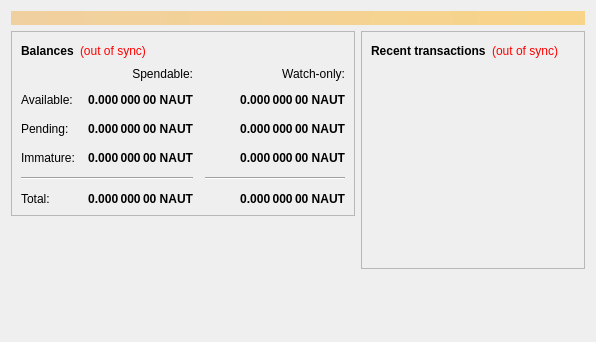
<?xml version="1.0" encoding="UTF-8"?>
<ui version="4.0">
 <class>OverviewPage</class>
 <widget class="QWidget" name="OverviewPage">
  <property name="geometry">
   <rect>
    <x>0</x>
    <y>0</y>
    <width>596</width>
    <height>342</height>
   </rect>
  </property>
  <property name="windowTitle">
   <string>Form</string>
  </property>
  <layout class="QVBoxLayout" name="topLayout">
   <item>
    <widget class="QLabel" name="labelAlerts">
     <property name="visible">
      <bool>false</bool>
     </property>
     <property name="styleSheet">
      <string notr="true">background-color: qlineargradient(x1: 0, y1: 0, x2: 1, y2: 0, stop:0 #F0D0A0, stop:1 #F8D488); color:#000000;</string>
     </property>
     <property name="wordWrap">
      <bool>true</bool>
     </property>
     <property name="margin">
      <number>3</number>
     </property>
    </widget>
   </item>
   <item>
    <layout class="QHBoxLayout" name="horizontalLayout" stretch="1,1">
     <item>
      <layout class="QVBoxLayout" name="verticalLayout_2">
       <item>
        <widget class="QFrame" name="frame">
         <property name="frameShape">
          <enum>QFrame::StyledPanel</enum>
         </property>
         <property name="frameShadow">
          <enum>QFrame::Raised</enum>
         </property>
         <layout class="QVBoxLayout" name="verticalLayout_4">
          <item>
           <layout class="QHBoxLayout" name="horizontalLayout_4">
            <item>
             <widget class="QLabel" name="label_5">
              <property name="font">
               <font>
                <weight>75</weight>
                <bold>true</bold>
               </font>
              </property>
              <property name="text">
               <string>Balances</string>
              </property>
             </widget>
            </item>
            <item>
             <widget class="QLabel" name="labelWalletStatus">
              <property name="cursor">
               <cursorShape>WhatsThisCursor</cursorShape>
              </property>
              <property name="toolTip">
               <string>The displayed information may be out of date. Your wallet automatically synchronizes with the Nautiluscoin network after a connection is established, but this process has not completed yet.</string>
              </property>
              <property name="styleSheet">
               <string notr="true">QLabel { color: red; }</string>
              </property>
              <property name="text">
               <string notr="true">(out of sync)</string>
              </property>
              <property name="alignment">
               <set>Qt::AlignLeading|Qt::AlignLeft|Qt::AlignVCenter</set>
              </property>
             </widget>
            </item>
            <item>
             <spacer name="horizontalSpacer_3">
              <property name="orientation">
               <enum>Qt::Horizontal</enum>
              </property>
              <property name="sizeHint" stdset="0">
               <size>
                <width>40</width>
                <height>20</height>
               </size>
              </property>
             </spacer>
            </item>
           </layout>
          </item>
          <item>
           <layout class="QGridLayout" name="gridLayout">
            <property name="spacing">
             <number>12</number>
            </property>
            <item row="2" column="2">
             <widget class="QLabel" name="labelWatchPending">
              <property name="font">
               <font>
                <weight>75</weight>
                <bold>true</bold>
               </font>
              </property>
              <property name="cursor">
               <cursorShape>IBeamCursor</cursorShape>
              </property>
              <property name="toolTip">
               <string>Unconfirmed transactions to watch-only addresses</string>
              </property>
              <property name="text">
               <string notr="true">0.000 000 00 NAUT</string>
              </property>
              <property name="alignment">
               <set>Qt::AlignRight|Qt::AlignTrailing|Qt::AlignVCenter</set>
              </property>
              <property name="textInteractionFlags">
               <set>Qt::LinksAccessibleByMouse|Qt::TextSelectableByKeyboard|Qt::TextSelectableByMouse</set>
              </property>
             </widget>
            </item>
            <item row="2" column="1">
             <widget class="QLabel" name="labelUnconfirmed">
              <property name="font">
               <font>
                <weight>75</weight>
                <bold>true</bold>
               </font>
              </property>
              <property name="cursor">
               <cursorShape>IBeamCursor</cursorShape>
              </property>
              <property name="toolTip">
               <string>Total of transactions that have yet to be confirmed, and do not yet count toward the spendable balance</string>
              </property>
              <property name="text">
               <string notr="true">0.000 000 00 NAUT</string>
              </property>
              <property name="alignment">
               <set>Qt::AlignRight|Qt::AlignTrailing|Qt::AlignVCenter</set>
              </property>
              <property name="textInteractionFlags">
               <set>Qt::LinksAccessibleByMouse|Qt::TextSelectableByKeyboard|Qt::TextSelectableByMouse</set>
              </property>
             </widget>
            </item>
            <item row="3" column="2">
             <widget class="QLabel" name="labelWatchImmature">
              <property name="font">
               <font>
                <weight>75</weight>
                <bold>true</bold>
               </font>
              </property>
              <property name="cursor">
               <cursorShape>IBeamCursor</cursorShape>
              </property>
              <property name="toolTip">
               <string>Mined balance in watch-only addresses that has not yet matured</string>
              </property>
              <property name="text">
               <string notr="true">0.000 000 00 NAUT</string>
              </property>
              <property name="alignment">
               <set>Qt::AlignRight|Qt::AlignTrailing|Qt::AlignVCenter</set>
              </property>
              <property name="textInteractionFlags">
               <set>Qt::LinksAccessibleByMouse|Qt::TextSelectableByKeyboard|Qt::TextSelectableByMouse</set>
              </property>
             </widget>
            </item>
            <item row="4" column="0" colspan="2">
             <widget class="Line" name="line">
              <property name="orientation">
               <enum>Qt::Horizontal</enum>
              </property>
             </widget>
            </item>
            <item row="4" column="2">
             <widget class="Line" name="lineWatchBalance">
              <property name="sizePolicy">
               <sizepolicy hsizetype="Preferred" vsizetype="Fixed">
                <horstretch>0</horstretch>
                <verstretch>0</verstretch>
               </sizepolicy>
              </property>
              <property name="minimumSize">
               <size>
                <width>140</width>
                <height>0</height>
               </size>
              </property>
              <property name="orientation">
               <enum>Qt::Horizontal</enum>
              </property>
             </widget>
            </item>
            <item row="5" column="0">
             <widget class="QLabel" name="labelTotalText">
              <property name="text">
               <string>Total:</string>
              </property>
             </widget>
            </item>
            <item row="3" column="1">
             <widget class="QLabel" name="labelImmature">
              <property name="font">
               <font>
                <weight>75</weight>
                <bold>true</bold>
               </font>
              </property>
              <property name="cursor">
               <cursorShape>IBeamCursor</cursorShape>
              </property>
              <property name="toolTip">
               <string>Mined balance that has not yet matured</string>
              </property>
              <property name="text">
               <string notr="true">0.000 000 00 NAUT</string>
              </property>
              <property name="alignment">
               <set>Qt::AlignRight|Qt::AlignTrailing|Qt::AlignVCenter</set>
              </property>
              <property name="textInteractionFlags">
               <set>Qt::LinksAccessibleByMouse|Qt::TextSelectableByKeyboard|Qt::TextSelectableByMouse</set>
              </property>
             </widget>
            </item>
            <item row="2" column="3">
             <spacer name="horizontalSpacer_2">
              <property name="orientation">
               <enum>Qt::Horizontal</enum>
              </property>
              <property name="sizeHint" stdset="0">
               <size>
                <width>40</width>
                <height>20</height>
               </size>
              </property>
             </spacer>
            </item>
            <item row="3" column="0">
             <widget class="QLabel" name="labelImmatureText">
              <property name="text">
               <string>Immature:</string>
              </property>
             </widget>
            </item>
            <item row="5" column="1">
             <widget class="QLabel" name="labelTotal">
              <property name="font">
               <font>
                <weight>75</weight>
                <bold>true</bold>
               </font>
              </property>
              <property name="cursor">
               <cursorShape>IBeamCursor</cursorShape>
              </property>
              <property name="toolTip">
               <string>Your current total balance</string>
              </property>
              <property name="text">
               <string notr="true">0.000 000 00 NAUT</string>
              </property>
              <property name="alignment">
               <set>Qt::AlignRight|Qt::AlignTrailing|Qt::AlignVCenter</set>
              </property>
              <property name="textInteractionFlags">
               <set>Qt::LinksAccessibleByMouse|Qt::TextSelectableByKeyboard|Qt::TextSelectableByMouse</set>
              </property>
             </widget>
            </item>
            <item row="5" column="2">
             <widget class="QLabel" name="labelWatchTotal">
              <property name="font">
               <font>
                <weight>75</weight>
                <bold>true</bold>
               </font>
              </property>
              <property name="cursor">
               <cursorShape>IBeamCursor</cursorShape>
              </property>
              <property name="toolTip">
               <string>Current total balance in watch-only addresses</string>
              </property>
              <property name="text">
               <string notr="true">0.000 000 00 NAUT</string>
              </property>
              <property name="alignment">
               <set>Qt::AlignRight|Qt::AlignTrailing|Qt::AlignVCenter</set>
              </property>
              <property name="textInteractionFlags">
               <set>Qt::LinksAccessibleByMouse|Qt::TextSelectableByKeyboard|Qt::TextSelectableByMouse</set>
              </property>
             </widget>
            </item>
            <item row="0" column="2">
             <widget class="QLabel" name="labelWatchonly">
              <property name="text">
               <string>Watch-only:</string>
              </property>
              <property name="alignment">
               <set>Qt::AlignRight|Qt::AlignTrailing|Qt::AlignVCenter</set>
              </property>
             </widget>
            </item>
            <item row="1" column="0">
             <widget class="QLabel" name="labelBalanceText">
              <property name="text">
               <string>Available:</string>
              </property>
             </widget>
            </item>
            <item row="1" column="1">
             <widget class="QLabel" name="labelBalance">
              <property name="font">
               <font>
                <weight>75</weight>
                <bold>true</bold>
               </font>
              </property>
              <property name="cursor">
               <cursorShape>IBeamCursor</cursorShape>
              </property>
              <property name="toolTip">
               <string>Your current spendable balance</string>
              </property>
              <property name="text">
               <string notr="true">0.000 000 00 NAUT</string>
              </property>
              <property name="alignment">
               <set>Qt::AlignRight|Qt::AlignTrailing|Qt::AlignVCenter</set>
              </property>
              <property name="textInteractionFlags">
               <set>Qt::LinksAccessibleByMouse|Qt::TextSelectableByKeyboard|Qt::TextSelectableByMouse</set>
              </property>
             </widget>
            </item>
            <item row="1" column="2">
             <widget class="QLabel" name="labelWatchAvailable">
              <property name="font">
               <font>
                <weight>75</weight>
                <bold>true</bold>
               </font>
              </property>
              <property name="cursor">
               <cursorShape>IBeamCursor</cursorShape>
              </property>
              <property name="toolTip">
               <string>Your current balance in watch-only addresses</string>
              </property>
              <property name="text">
               <string notr="true">0.000 000 00 NAUT</string>
              </property>
              <property name="alignment">
               <set>Qt::AlignRight|Qt::AlignTrailing|Qt::AlignVCenter</set>
              </property>
              <property name="textInteractionFlags">
               <set>Qt::LinksAccessibleByMouse|Qt::TextSelectableByKeyboard|Qt::TextSelectableByMouse</set>
              </property>
             </widget>
            </item>
            <item row="2" column="0">
             <widget class="QLabel" name="labelPendingText">
              <property name="text">
               <string>Pending:</string>
              </property>
             </widget>
            </item>
            <item row="0" column="1">
             <widget class="QLabel" name="labelSpendable">
              <property name="text">
               <string>Spendable:</string>
              </property>
              <property name="alignment">
               <set>Qt::AlignRight|Qt::AlignTrailing|Qt::AlignVCenter</set>
              </property>
             </widget>
            </item>
           </layout>
          </item>
         </layout>
        </widget>
       </item>
       <item>
        <spacer name="verticalSpacer">
         <property name="orientation">
          <enum>Qt::Vertical</enum>
         </property>
         <property name="sizeHint" stdset="0">
          <size>
           <width>20</width>
           <height>40</height>
          </size>
         </property>
        </spacer>
       </item>
      </layout>
     </item>
     <item>
      <layout class="QVBoxLayout" name="verticalLayout_3">
       <item>
        <widget class="QFrame" name="frame_2">
         <property name="frameShape">
          <enum>QFrame::StyledPanel</enum>
         </property>
         <property name="frameShadow">
          <enum>QFrame::Raised</enum>
         </property>
         <layout class="QVBoxLayout" name="verticalLayout">
          <item>
           <layout class="QHBoxLayout" name="horizontalLayout_2">
            <item>
             <widget class="QLabel" name="label_4">
              <property name="font">
               <font>
                <weight>75</weight>
                <bold>true</bold>
               </font>
              </property>
              <property name="text">
               <string>Recent transactions</string>
              </property>
             </widget>
            </item>
            <item>
             <widget class="QLabel" name="labelTransactionsStatus">
              <property name="cursor">
               <cursorShape>WhatsThisCursor</cursorShape>
              </property>
              <property name="toolTip">
               <string>The displayed information may be out of date. Your wallet automatically synchronizes with the Nautiluscoin network after a connection is established, but this process has not completed yet.</string>
              </property>
              <property name="styleSheet">
               <string notr="true">QLabel { color: red; }</string>
              </property>
              <property name="text">
               <string notr="true">(out of sync)</string>
              </property>
              <property name="alignment">
               <set>Qt::AlignRight|Qt::AlignTrailing|Qt::AlignVCenter</set>
              </property>
             </widget>
            </item>
            <item>
             <spacer name="horizontalSpacer">
              <property name="orientation">
               <enum>Qt::Horizontal</enum>
              </property>
              <property name="sizeHint" stdset="0">
               <size>
                <width>40</width>
                <height>20</height>
               </size>
              </property>
             </spacer>
            </item>
           </layout>
          </item>
          <item>
           <widget class="QListView" name="listTransactions">
            <property name="styleSheet">
             <string notr="true">QListView { background: transparent; }</string>
            </property>
            <property name="frameShape">
             <enum>QFrame::NoFrame</enum>
            </property>
            <property name="verticalScrollBarPolicy">
             <enum>Qt::ScrollBarAlwaysOff</enum>
            </property>
            <property name="horizontalScrollBarPolicy">
             <enum>Qt::ScrollBarAlwaysOff</enum>
            </property>
            <property name="selectionMode">
             <enum>QAbstractItemView::NoSelection</enum>
            </property>
           </widget>
          </item>
         </layout>
        </widget>
       </item>
       <item>
        <spacer name="verticalSpacer_2">
         <property name="orientation">
          <enum>Qt::Vertical</enum>
         </property>
         <property name="sizeHint" stdset="0">
          <size>
           <width>20</width>
           <height>40</height>
          </size>
         </property>
        </spacer>
       </item>
      </layout>
     </item>
    </layout>
   </item>
  </layout>
 </widget>
 <resources/>
 <connections/>
</ui>
